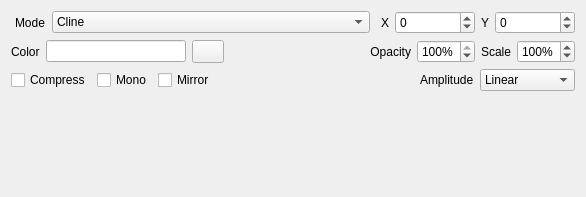
<?xml version="1.0" encoding="UTF-8"?>
<ui version="4.0">
 <class>Form</class>
 <widget class="QWidget" name="Form">
  <property name="geometry">
   <rect>
    <x>0</x>
    <y>0</y>
    <width>586</width>
    <height>197</height>
   </rect>
  </property>
  <property name="sizePolicy">
   <sizepolicy hsizetype="Preferred" vsizetype="Preferred">
    <horstretch>0</horstretch>
    <verstretch>0</verstretch>
   </sizepolicy>
  </property>
  <property name="minimumSize">
   <size>
    <width>0</width>
    <height>197</height>
   </size>
  </property>
  <property name="windowTitle">
   <string>Form</string>
  </property>
  <layout class="QVBoxLayout" name="verticalLayout_2">
   <item>
    <layout class="QVBoxLayout" name="verticalLayout">
     <property name="leftMargin">
      <number>4</number>
     </property>
     <item>
      <layout class="QHBoxLayout" name="horizontalLayout_8">
       <item>
        <widget class="QLabel" name="label_textColor">
         <property name="sizePolicy">
          <sizepolicy hsizetype="Fixed" vsizetype="Preferred">
           <horstretch>0</horstretch>
           <verstretch>0</verstretch>
          </sizepolicy>
         </property>
         <property name="minimumSize">
          <size>
           <width>31</width>
           <height>0</height>
          </size>
         </property>
         <property name="text">
          <string>Mode</string>
         </property>
        </widget>
       </item>
       <item>
        <widget class="QComboBox" name="comboBox_mode">
         <item>
          <property name="text">
           <string>Cline</string>
          </property>
         </item>
         <item>
          <property name="text">
           <string>Line</string>
          </property>
         </item>
         <item>
          <property name="text">
           <string>Point</string>
          </property>
         </item>
         <item>
          <property name="text">
           <string>Frequency Bar</string>
          </property>
         </item>
         <item>
          <property name="text">
           <string>Frequency Line</string>
          </property>
         </item>
        </widget>
       </item>
       <item>
        <spacer name="horizontalSpacer_9">
         <property name="orientation">
          <enum>Qt::Horizontal</enum>
         </property>
         <property name="sizeType">
          <enum>QSizePolicy::Fixed</enum>
         </property>
         <property name="sizeHint" stdset="0">
          <size>
           <width>5</width>
           <height>20</height>
          </size>
         </property>
        </spacer>
       </item>
       <item>
        <widget class="QLabel" name="label_xTitleAlign">
         <property name="sizePolicy">
          <sizepolicy hsizetype="Fixed" vsizetype="Preferred">
           <horstretch>0</horstretch>
           <verstretch>0</verstretch>
          </sizepolicy>
         </property>
         <property name="text">
          <string>X</string>
         </property>
        </widget>
       </item>
       <item>
        <widget class="QSpinBox" name="spinBox_x">
         <property name="sizePolicy">
          <sizepolicy hsizetype="Fixed" vsizetype="Fixed">
           <horstretch>0</horstretch>
           <verstretch>0</verstretch>
          </sizepolicy>
         </property>
         <property name="maximumSize">
          <size>
           <width>80</width>
           <height>16777215</height>
          </size>
         </property>
         <property name="minimum">
          <number>-10000</number>
         </property>
         <property name="maximum">
          <number>10000</number>
         </property>
        </widget>
       </item>
       <item>
        <widget class="QLabel" name="label_yTitleAlign">
         <property name="sizePolicy">
          <sizepolicy hsizetype="Fixed" vsizetype="Preferred">
           <horstretch>0</horstretch>
           <verstretch>0</verstretch>
          </sizepolicy>
         </property>
         <property name="text">
          <string>Y</string>
         </property>
        </widget>
       </item>
       <item>
        <widget class="QSpinBox" name="spinBox_y">
         <property name="sizePolicy">
          <sizepolicy hsizetype="Fixed" vsizetype="Fixed">
           <horstretch>0</horstretch>
           <verstretch>0</verstretch>
          </sizepolicy>
         </property>
         <property name="maximumSize">
          <size>
           <width>80</width>
           <height>16777215</height>
          </size>
         </property>
         <property name="baseSize">
          <size>
           <width>0</width>
           <height>0</height>
          </size>
         </property>
         <property name="minimum">
          <number>-10000</number>
         </property>
         <property name="maximum">
          <number>10000</number>
         </property>
         <property name="value">
          <number>0</number>
         </property>
        </widget>
       </item>
      </layout>
     </item>
    </layout>
   </item>
   <item>
    <layout class="QHBoxLayout" name="horizontalLayout_9">
     <item>
      <widget class="QLabel" name="label_2">
       <property name="text">
        <string>Color</string>
       </property>
      </widget>
     </item>
     <item>
      <widget class="QLineEdit" name="lineEdit_color">
       <property name="inputMethodHints">
        <set>Qt::ImhNone</set>
       </property>
      </widget>
     </item>
     <item>
      <widget class="QPushButton" name="pushButton_color">
       <property name="sizePolicy">
        <sizepolicy hsizetype="Fixed" vsizetype="Fixed">
         <horstretch>0</horstretch>
         <verstretch>0</verstretch>
        </sizepolicy>
       </property>
       <property name="maximumSize">
        <size>
         <width>32</width>
         <height>32</height>
        </size>
       </property>
       <property name="text">
        <string/>
       </property>
       <property name="default">
        <bool>false</bool>
       </property>
       <property name="flat">
        <bool>false</bool>
       </property>
      </widget>
     </item>
     <item>
      <spacer name="horizontalSpacer">
       <property name="orientation">
        <enum>Qt::Horizontal</enum>
       </property>
       <property name="sizeHint" stdset="0">
        <size>
         <width>40</width>
         <height>20</height>
        </size>
       </property>
      </spacer>
     </item>
     <item>
      <widget class="QLabel" name="label_4">
       <property name="text">
        <string>Opacity</string>
       </property>
       <property name="alignment">
        <set>Qt::AlignRight|Qt::AlignTrailing|Qt::AlignVCenter</set>
       </property>
      </widget>
     </item>
     <item>
      <widget class="QSpinBox" name="spinBox_opacity">
       <property name="buttonSymbols">
        <enum>QAbstractSpinBox::UpDownArrows</enum>
       </property>
       <property name="suffix">
        <string>%</string>
       </property>
       <property name="minimum">
        <number>0</number>
       </property>
       <property name="maximum">
        <number>100</number>
       </property>
       <property name="value">
        <number>100</number>
       </property>
      </widget>
     </item>
     <item>
      <widget class="QLabel" name="label">
       <property name="text">
        <string>Scale</string>
       </property>
       <property name="alignment">
        <set>Qt::AlignRight|Qt::AlignTrailing|Qt::AlignVCenter</set>
       </property>
      </widget>
     </item>
     <item>
      <widget class="QSpinBox" name="spinBox_scale">
       <property name="buttonSymbols">
        <enum>QAbstractSpinBox::UpDownArrows</enum>
       </property>
       <property name="suffix">
        <string>%</string>
       </property>
       <property name="minimum">
        <number>10</number>
       </property>
       <property name="maximum">
        <number>400</number>
       </property>
       <property name="value">
        <number>100</number>
       </property>
      </widget>
     </item>
    </layout>
   </item>
   <item>
    <layout class="QHBoxLayout" name="horizontalLayout_10">
     <item>
      <widget class="QCheckBox" name="checkBox_compress">
       <property name="text">
        <string>Compress</string>
       </property>
      </widget>
     </item>
     <item>
      <widget class="QCheckBox" name="checkBox_mono">
       <property name="text">
        <string>Mono</string>
       </property>
      </widget>
     </item>
     <item>
      <widget class="QCheckBox" name="checkBox_mirror">
       <property name="text">
        <string>Mirror</string>
       </property>
      </widget>
     </item>
     <item>
      <spacer name="horizontalSpacer_2">
       <property name="orientation">
        <enum>Qt::Horizontal</enum>
       </property>
       <property name="sizeHint" stdset="0">
        <size>
         <width>40</width>
         <height>20</height>
        </size>
       </property>
      </spacer>
     </item>
     <item>
      <widget class="QLabel" name="label_3">
       <property name="text">
        <string>Amplitude</string>
       </property>
      </widget>
     </item>
     <item>
      <widget class="QComboBox" name="comboBox_amplitude">
       <item>
        <property name="text">
         <string>Linear</string>
        </property>
       </item>
       <item>
        <property name="text">
         <string>Logarithmic</string>
        </property>
       </item>
       <item>
        <property name="text">
         <string>Square root</string>
        </property>
       </item>
       <item>
        <property name="text">
         <string>Cubic root</string>
        </property>
       </item>
      </widget>
     </item>
    </layout>
   </item>
   <item>
    <spacer name="verticalSpacer">
     <property name="orientation">
      <enum>Qt::Vertical</enum>
     </property>
     <property name="sizeHint" stdset="0">
      <size>
       <width>20</width>
       <height>40</height>
      </size>
     </property>
    </spacer>
   </item>
  </layout>
 </widget>
 <resources/>
 <connections/>
</ui>
